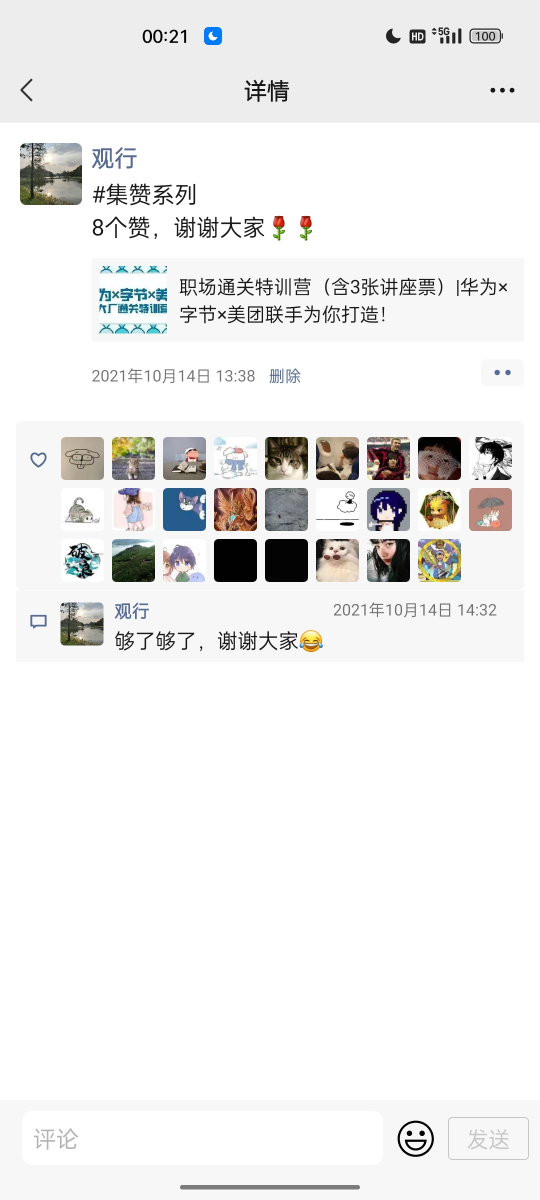
#> input picture 2.jpg, 1080 x 2400 px (shown at 1/2 size)
$ python fix.py
#> lines starting #> are read from the running program, lines starting #| are printed output that depends on the picture
from PIL import Image

I = Image.open('2.jpg')  # 2不需要修改
#> I is the input picture: PIL image 1080x2400 RGB; mean R, G, B 238.4, 238.1, 237.7
I1 = Image.open('1.jpg')  # 1.jpg是别人的集赞截图
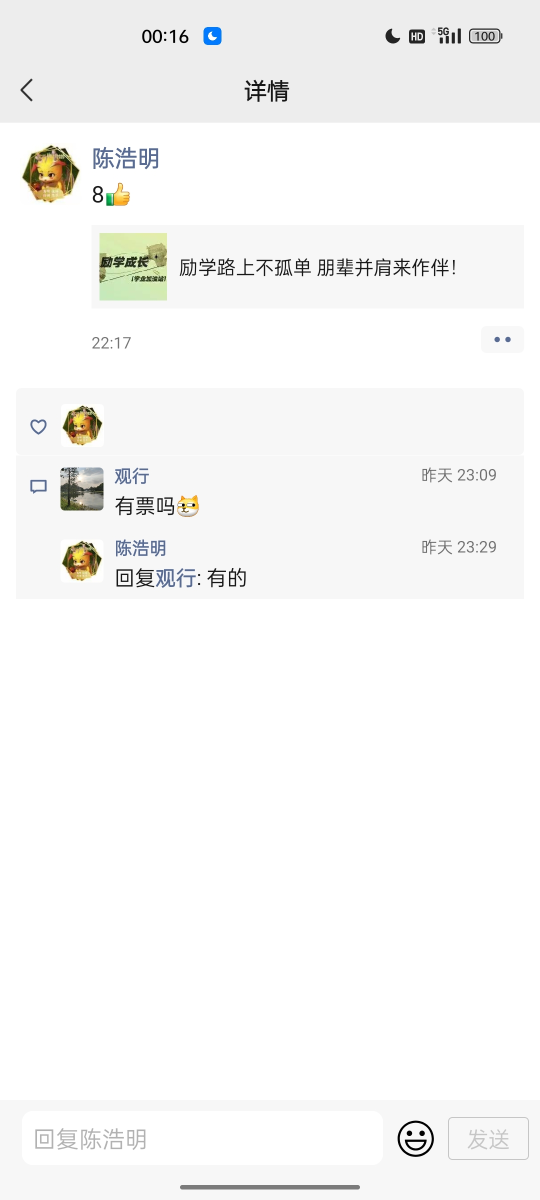
#> input picture 1.jpg, 1080 x 2400 px (shown at 1/2 size)
#> I1 is the input picture: PIL image 1080x2400 RGB; mean R, G, B 247.2, 247.2, 246.5
I2 = Image.open('1.jpg')  # 需要复制粘贴进去后，修改图片名字
box = (0, 0, 170, 420)
I=I.crop(box)
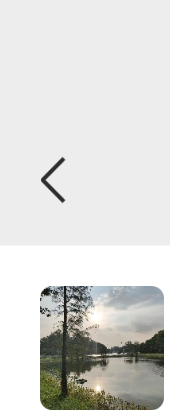
#> I: PIL image 170x420 RGB; mean R, G, B 218.4, 218.5, 216
# [6 lines of commented-out code are left out]
I.show()
